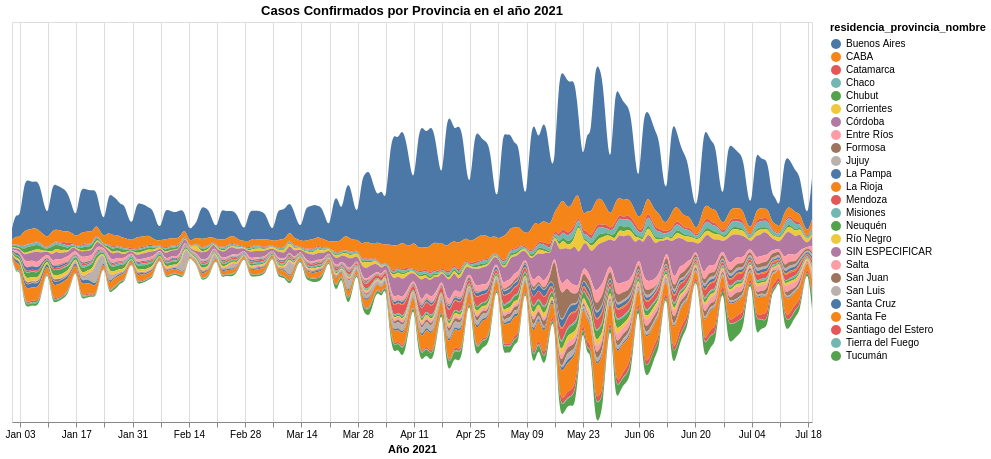

This figure's Vega-Lite source:
### Vega-Lite specification from a JSON file in a GitHub repository (floating-point values rounded to 4 significant figures; data arrays with more than 128 entries replaced by an {"elided": "..."} marker saying what was removed)
{"config": {"view": {"continuousWidth": 400, "continuousHeight": 300}}, "data": {"name": "data-04358a6adeaf24205308f975f3c565ca"}, "mark": {"type": "area", "interpolate": "basis", "line": false}, "encoding": {"color": {"type": "nominal", "field": "residencia_provincia_nombre"}, "tooltip": [{"type": "nominal", "field": "residencia_provincia_nombre"}, {"type": "temporal", "field": "fecha_apertura"}, {"type": "quantitative", "field": "Casos Confirmados"}], "x": {"type": "temporal", "field": "fecha_apertura", "title": "Año 2021"}, "y": {"type": "quantitative", "axis": null, "field": "Casos Confirmados", "stack": "center"}}, "height": 400, "selection": {"selector017": {"type": "interval", "bind": "scales", "encodings": ["x", "y"]}}, "title": "Casos Confirmados por Provincia en el año 2021", "width": 800, "$schema": "https://vega.github.io/schema/vega-lite/v4.8.1.json", "datasets": {"data-04358a6adeaf24205308f975f3c565ca": {"elided": "4990 records"}}}
